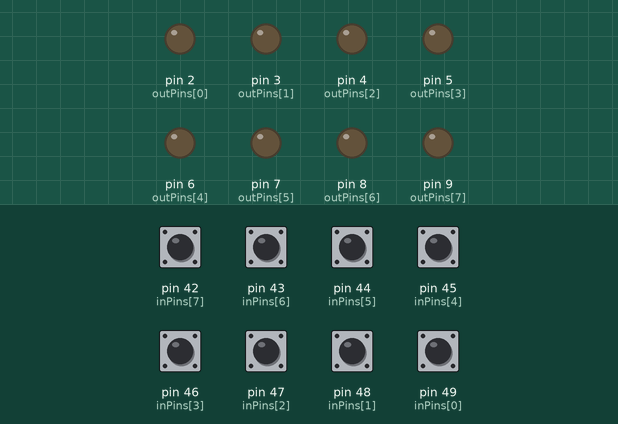
The sketch below on a simulated Arduino Mega 2560, built with avr-gcc and run on an emulated ATmega2560. Parts: output pins drawn as LEDs (lit = HIGH). The test bench sets the inputs (shaded band); at power-on: pin 42 (inPins[7]), pin 43 (inPins[6]), pin 44 (inPins[5]), pin 45 (inPins[4]), pin 46 (inPins[3]), pin 47 (inPins[2]), pin 48 (inPins[1]), pin 49 (inPins[0]) HIGH. What the sketch prints to the serial monitor is not drawn.

Above: at 1.2 s.
1.3 s: pin 42 (inPins[7]) pulled LOW for 0.15 s
At 1.4 s:
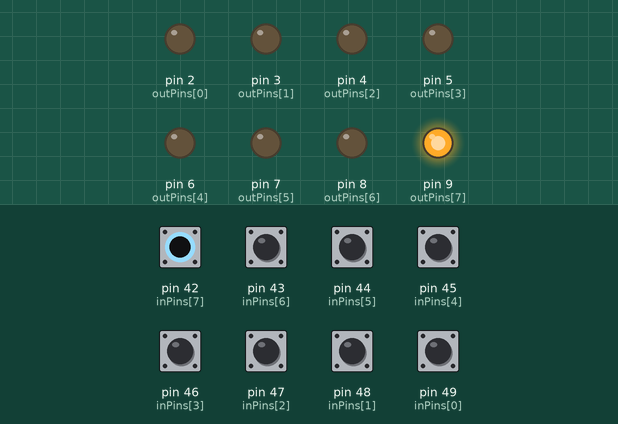
3.0 s: pin 43 (inPins[6]) pulled LOW for 0.15 s
At 3.1 s:
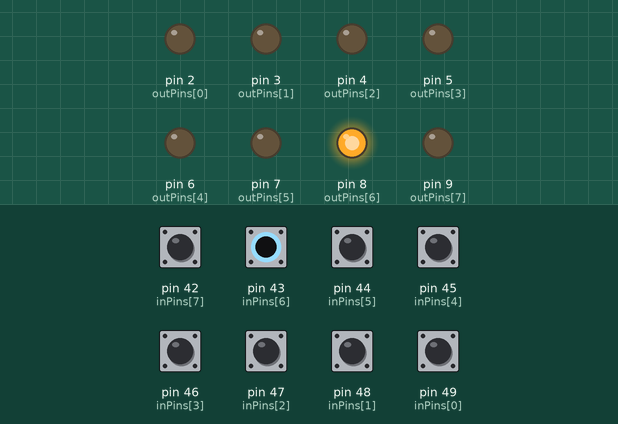
4.7 s: pin 44 (inPins[5]) pulled LOW for 0.15 s
At 4.8 s:
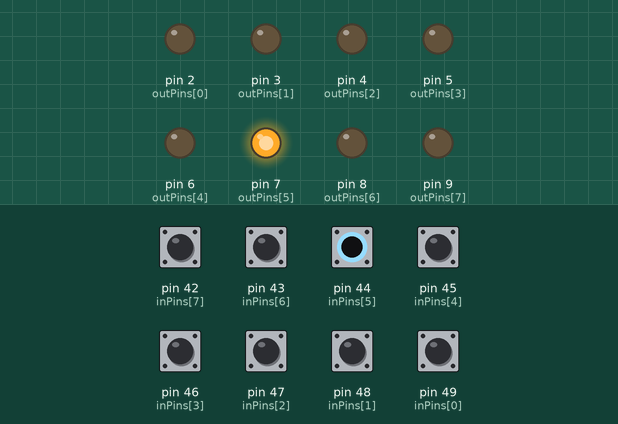
6.4 s: pin 45 (inPins[4]) pulled LOW for 0.15 s
At 6.5 s:
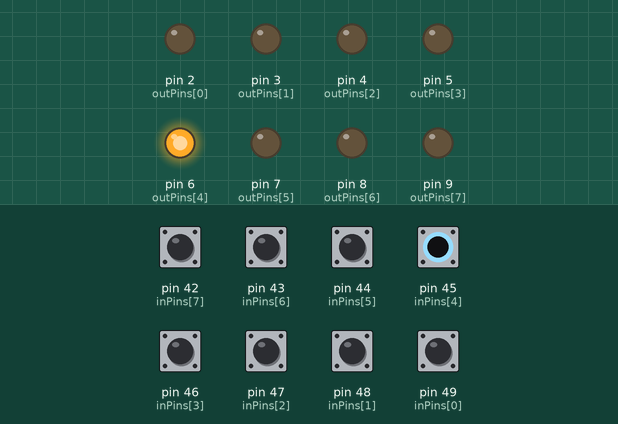
8.1 s: pin 46 (inPins[3]) pulled LOW for 0.15 s
At 8.2 s:
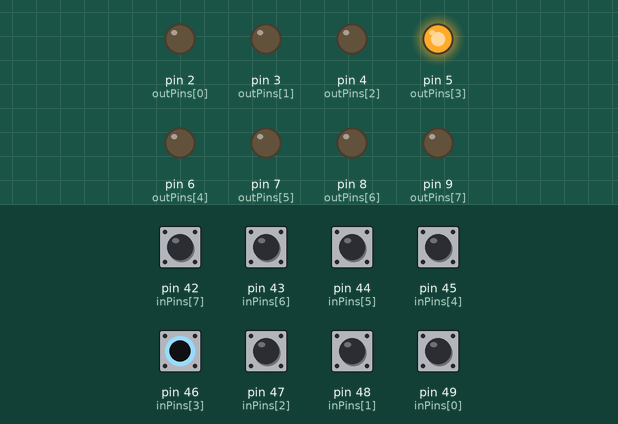
9.8 s: pin 47 (inPins[2]) pulled LOW for 0.15 s
At 9.91 s:
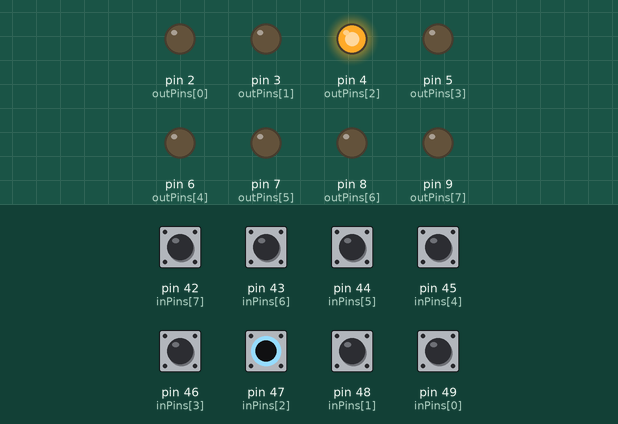
Timing chart, 0 to 12.5 s (numbered marks = the images above; inputs shaded):
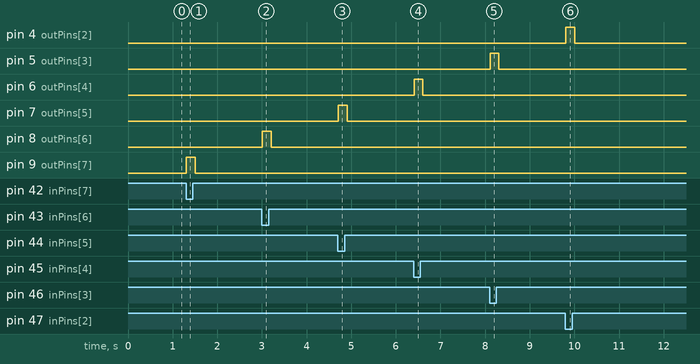

The sketch:

test_Ethernet_mega.ino
```cpp
// https://inventr.io/connecting-enc28j60-ethernet-lan-to-arduino/

#include <EtherCard.h>

static byte mymac[] = { 0x74, 0x69, 0x69, 0x2D, 0x30, 0x32 };

byte Ethernet::buffer[700];

static int outPins[] = { 2, 3, 4, 5, 6, 7, 8, 9 };
static int inPins[] = { 49, 48, 47, 46, 45, 44, 43, 42  };


void setup() {
  Serial.begin(115200);
  Serial.println(F("n[testDHCP]"));

  Serial.print("MAC: ");
  for (byte i = 0; i < 6; ++i) {
    Serial.print(mymac[i], HEX);
    if (i < 5)
      Serial.print(': ');
  }
  Serial.println();

  if (ether.begin(sizeof Ethernet::buffer, mymac) == 0)
    Serial.println(F("Failed to access Ethernet controller"));

  Serial.println(F("Setting up DHCP"));
  if (!ether.dhcpSetup())
    Serial.println(F("DHCP failed"));

  ether.printIp("My IP: ", ether.myip);
  ether.printIp("Netmask: ", ether.netmask);
  ether.printIp("GW IP: ", ether.gwip);
  ether.printIp("DNS IP: ", ether.dnsip);

  // button tests:

  for (int i = 0; i < 8; i++)
  {
    pinMode(outPins[i], OUTPUT);
    pinMode(inPins[i], INPUT_PULLUP);
  }
}

void loop() {

  for (int i = 0; i < 8; i++)
  {
    int val = digitalRead(inPins[i]);  // read input value
    if (val == HIGH) {         // check if the input is HIGH (button released)
      digitalWrite(outPins[i], LOW);  // turn LED OFF
    } else {
      digitalWrite(outPins[i], HIGH);  // turn LED ON
    }
  }

  delay(100);

}
```

Measured:
- after the input at 1.3 s, pin 9 (outPins[7]): LOW → HIGH at once, → LOW 0.20 s later
- after the input at 3.0 s, pin 8 (outPins[6]): LOW → HIGH at once, → LOW 0.20 s later
- after the input at 4.7 s, pin 7 (outPins[5]): LOW → HIGH at once, → LOW 0.20 s later
- after the input at 6.4 s, pin 6 (outPins[4]): LOW → HIGH at once, → LOW 0.20 s later
- after the input at 8.1 s, pin 5 (outPins[3]): LOW → HIGH at once, → LOW 0.20 s later
- after the input at 9.8 s, pin 4 (outPins[2]): LOW → HIGH at once, → LOW 0.20 s later
